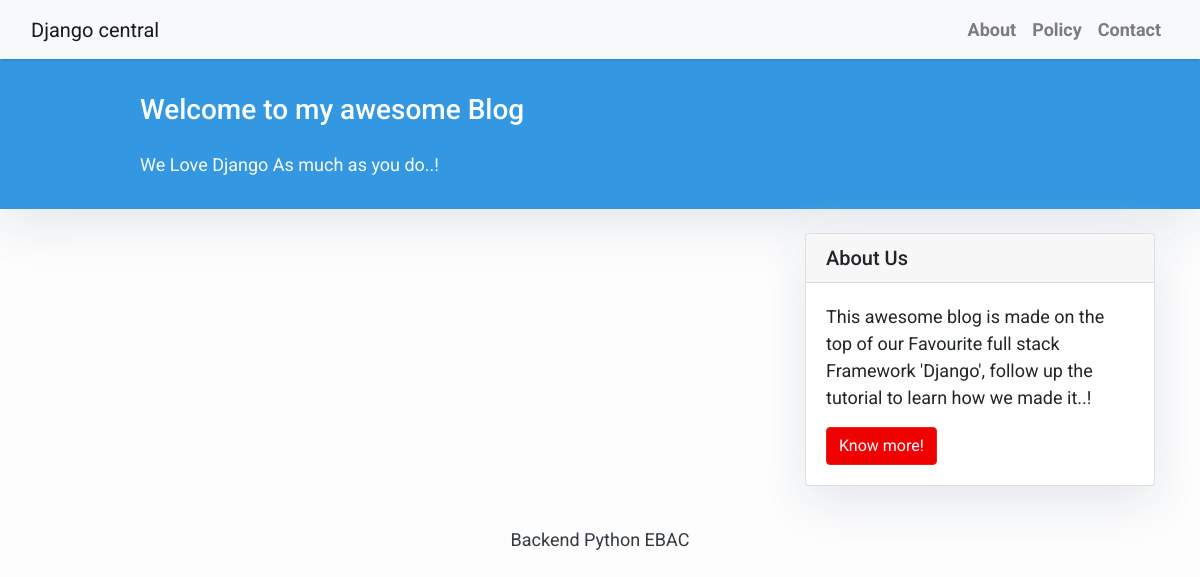
The app's page /home, older data.
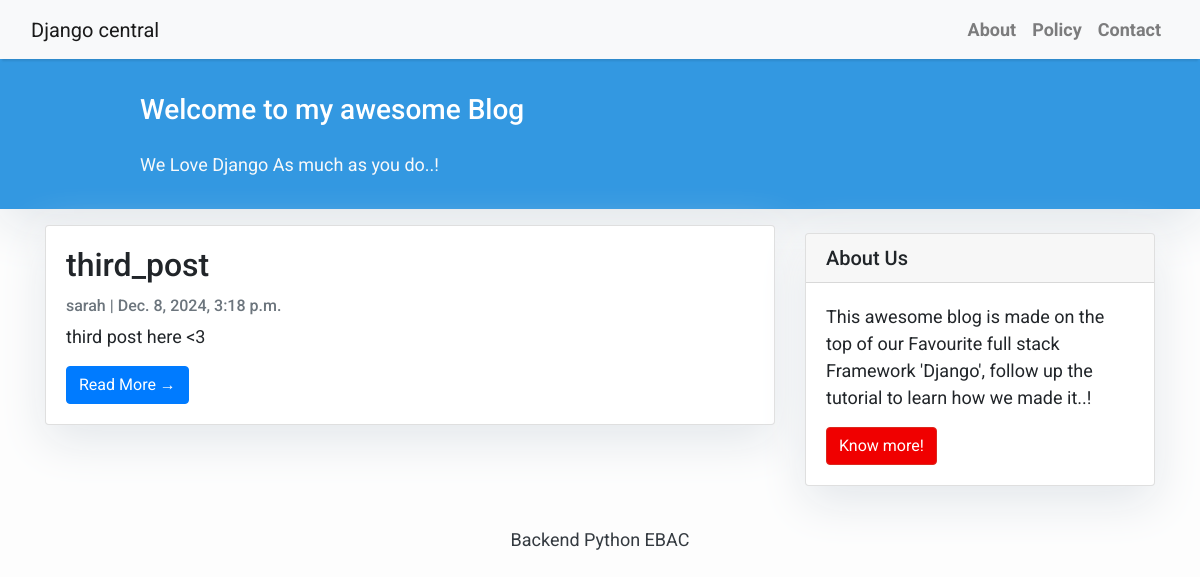
The same page, newer data.
### blog/models/post.py (models this page shows, shortened)
class Post(models.Model):
    title = models.CharField(max_length=200, unique=True)
    slug = models.SlugField(max_length=200, unique=True)
    author = models.ForeignKey(User, on_delete=models.CASCADE, related_name='blog_posts')
    updated_on = models.DateTimeField(auto_now=True)
    content = models.TextField()
    created_on = models.DateTimeField(auto_now_add=True)
    status = models.IntegerField(choices=STATUS, default=0)
    class Meta:
        ordering = ['-created_on']

### blog/views/post_view.py (the view)
# urls.py: path("", views.PostView.as_view(), name='home'),
class PostView(generic.ListView):
    queryset = Post.objects.filter(status=1).order_by("-created_on")
    template_name = "index.html"

### templates/index.html (shortened to what this page needs)
{% extends "base.html" %}
{% block content %}
<header class="masthead">
    <div class="container">
        <div class="row">
            <div class=" col-md-8 col-md-10 mx-auto">
                <div class="site-heading">
                    <h3 class=" site-heading my-4 mt-3 text-white"> Welcome to my awesome Blog </h3>
                    <p class="text-light">We Love Django As much as you do..! &nbsp
                    </p>
                </div>
            </div>
        </div>
    </div>
</header>
<div class="container">
    <div class="row">
        <div class="col-md-8 mt-3 left">
            {% for post in post_list %}
            <div class="card mb-4">
                <div class="card-body">
                    <h2 class="card-title">{{ post.title }}</h2>
                    <p class="card-text text-muted h6">{{ post.author }} | {{ post.created_on}} </p>
                    <p class="card-text">{{post.content|slice:":200" }}</p>
                    <a href="{% url 'post_detail' post.slug  %}" class="btn btn-primary">Read More &rarr;</a>
                </div>
            </div>
            {% endfor %}
        </div>
        {% block sidebar %} {% include 'sidebar.html' %} {% endblock sidebar %}
    </div>
</div>
{%endblock%}

Row changes from the older to the newer data that the page shows:
added Post: title "third_post", author "sarah", created_on "Dec. 8, 2024, 3:18 p.m.", content "third post here <3"
